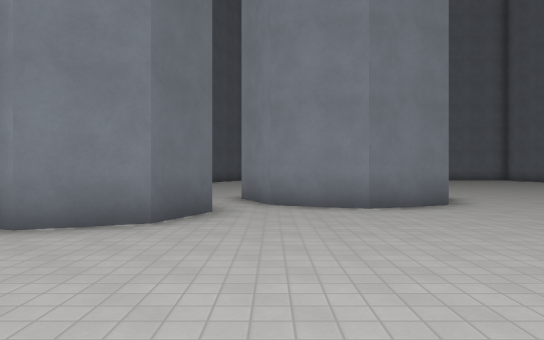
view 1 (above)

23 first-person views from a walk through a Godot game level. The camera is 1.4 m above the floor, looks level and sees 70° across. The floor is counted in squares, 2 m on a side. Each view is taken from the middle of a square. On the plan, view 1 faces up. The plan holds only what a view shows up to about 11 squares ahead; the rest is blank. The place goes on beyond the plan. Surface patterns are stand-ins for the level's own textures.

view 2
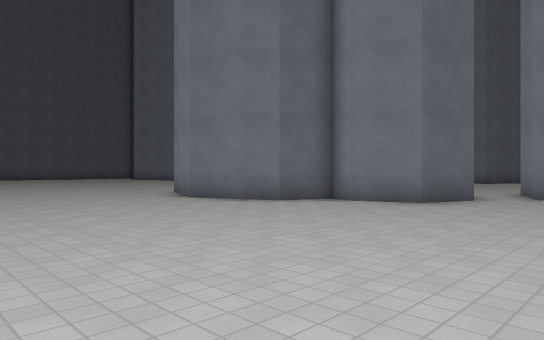

view 3
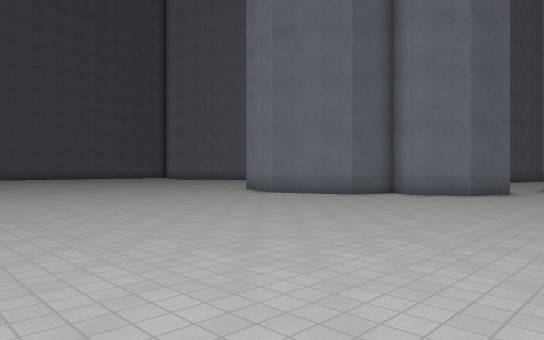

view 4
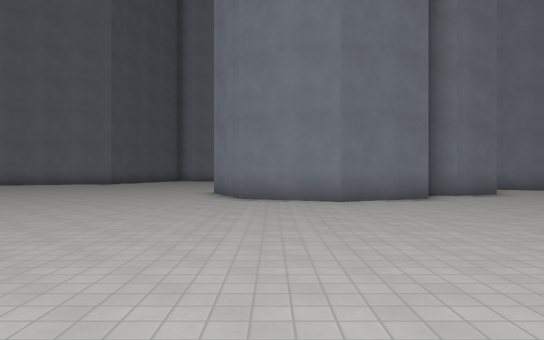

view 5
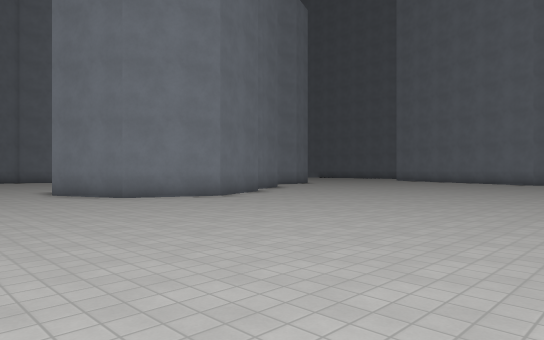

view 6
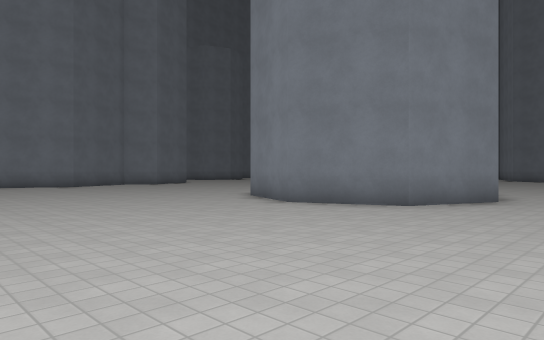

view 7
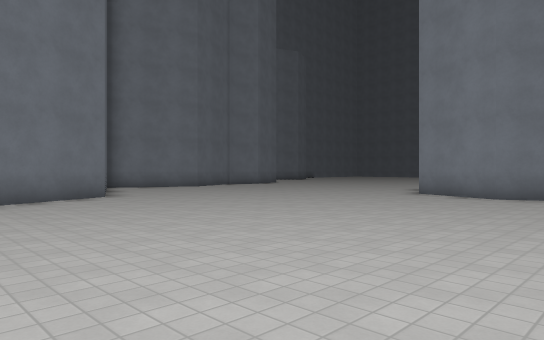

view 8
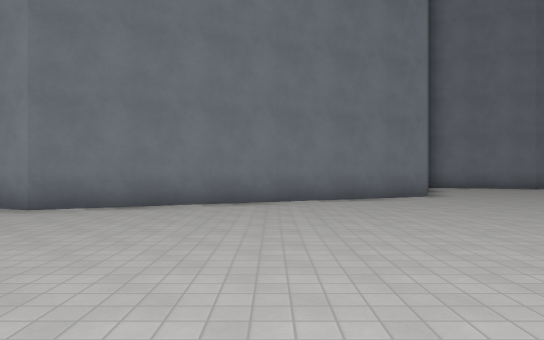

view 9
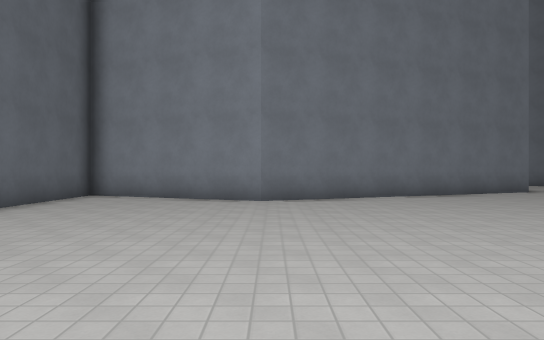

view 10
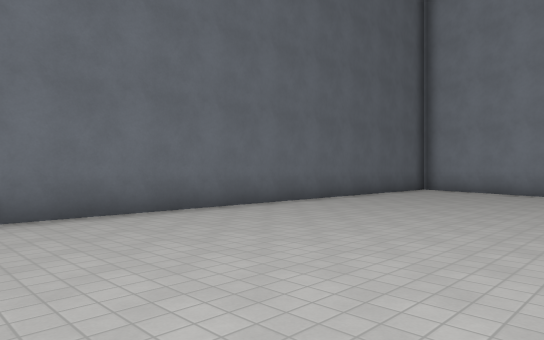

view 11
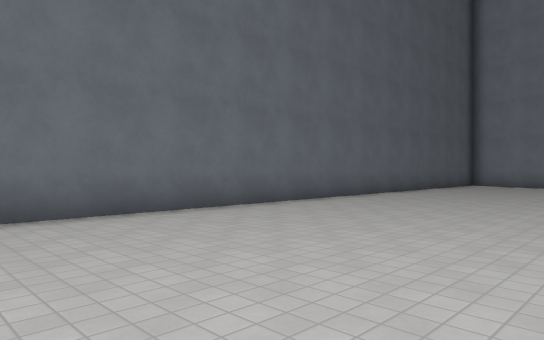

view 12
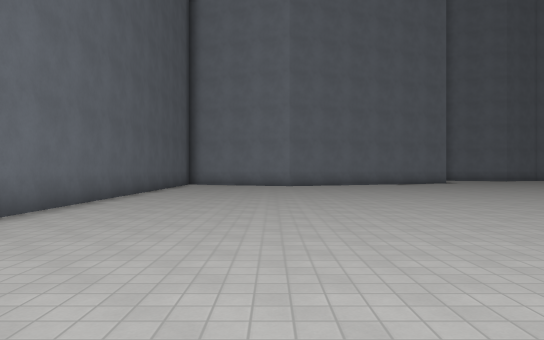

view 13
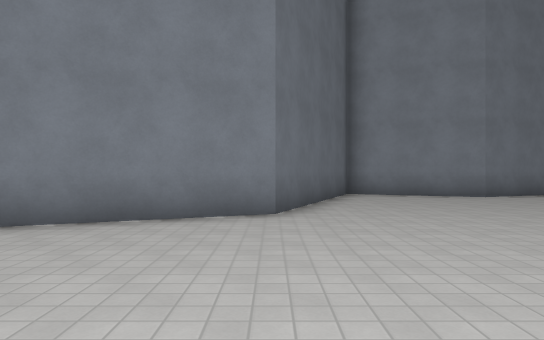

view 14
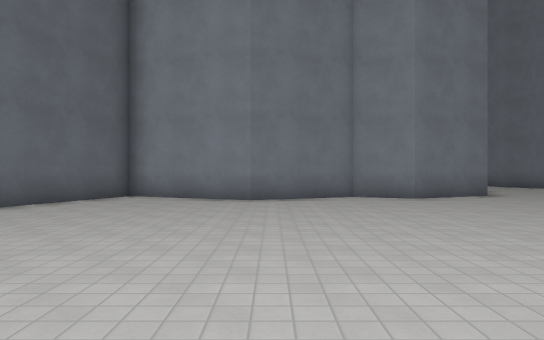

view 15
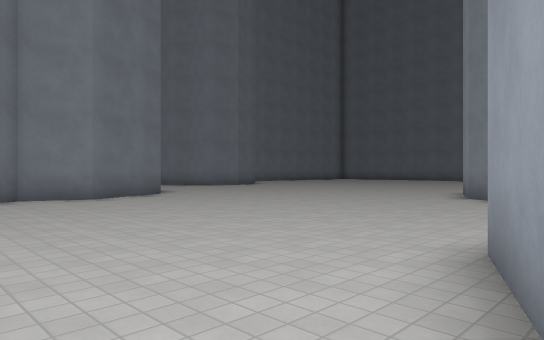

view 16
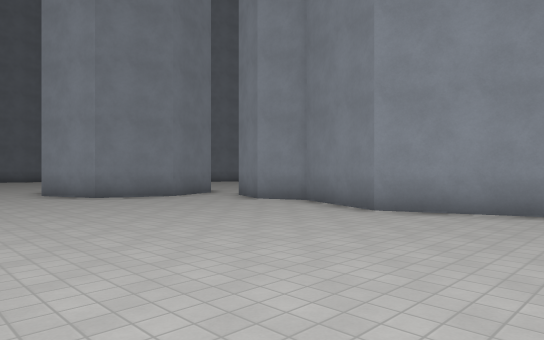

view 17
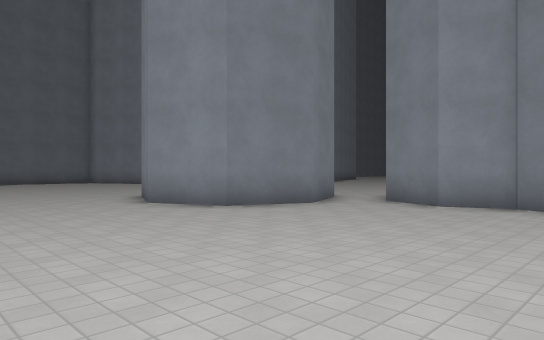

view 18
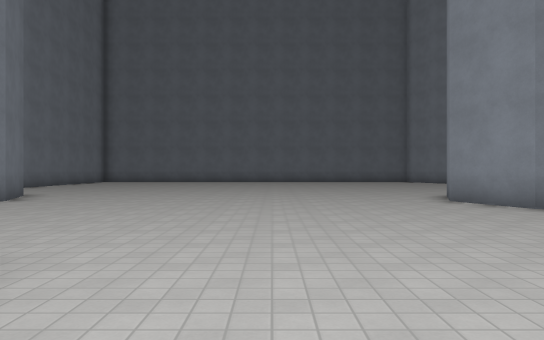

view 19
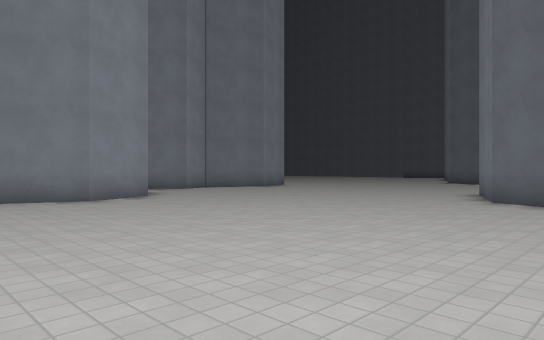

view 20
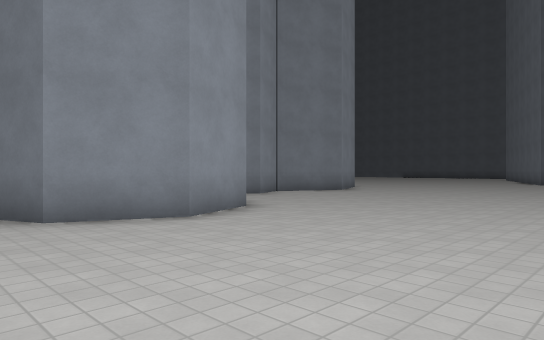

view 21
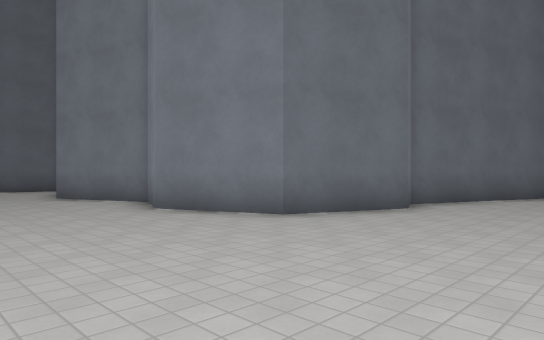

view 22
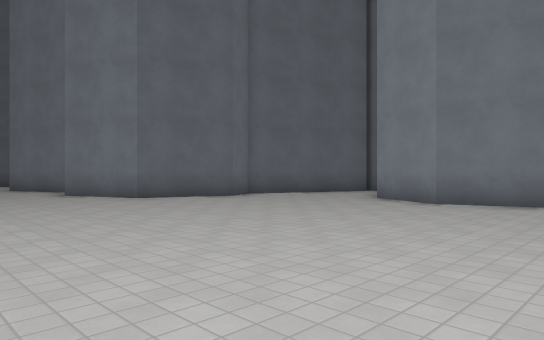

view 23
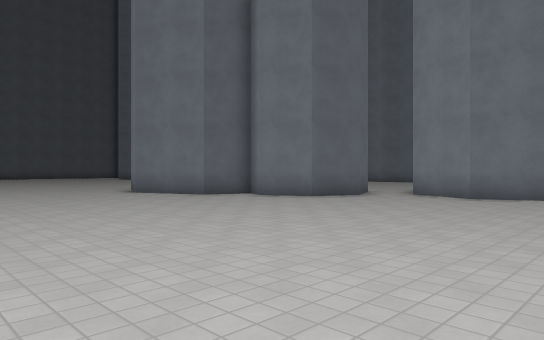

### Floor plan
Points are (right, up) in squares from view 1. A wall is a line through its corners. A room is listed if a view was taken in it or the views show most of it. See-through windows are left out.
Room 1 (views 1, 2, 3, 4, 5, 6, 7, 8, 9, 10, 11, 12, 13, 14, 15, 16, 17, 18, 19, 20, 21, 22, 23)
walls: (-1, 6.5) (-1.6, 5.1) (-3, 4.5) (-3.7, 4.8) (-4.2, 3.5) (-6.5, 2.5) (-8.8, 3.4) (-9.7, 5.7) (-8.8, 8) (-6.5, 9) (-4.2, 8) (-3, 8.5) (-1.5, 7.9); (3.5, 7.7) (1.8, 7) (0, 7.7) (-0.8, 9.5) (0, 11.3) (1.8, 12) (3.5, 11.3) (3.9, 10.4); (-3.2, 22.5) (-3.6, 21.6) (-3.2, 20.8) (-4.2, 18.5) (-6.5, 17.5) (-7.9, 18.1) (-10.5, 17) (-13.8, 18.4) (-15.9, 13.2) (-24.1, 9.8) (-29, 11.8) (-29, -6)

Positions as (right, up) in squares from view 1, and headings:
1: (0, 0), facing up
2: (2, -3), facing up-left
3: (2, -6), facing up-left
4: (-8, -6), facing up
5: (-13, -6), facing up-right
6: (-16, 0), facing up-right
7: (-20, 3), facing up-right
8: (-20, 3), facing up
9: (-24, 1), facing up
10: (-23, -2), facing up-left
11: (-23, -7), facing up-left
12: (-25, -7), facing up
13: (-16, 7), facing up
14: (-10, 8), facing up
15: (-10, 8), facing up-right
16: (-10, 15), facing down-right
17: (-6, 16), facing down-right
18: (-7, 16), facing right
19: (5, 21), facing down-left
20: (5, 17), facing down-left
21: (0, 14), facing up-left
22: (5, 14), facing up-left
23: (5, -3), facing up-left
